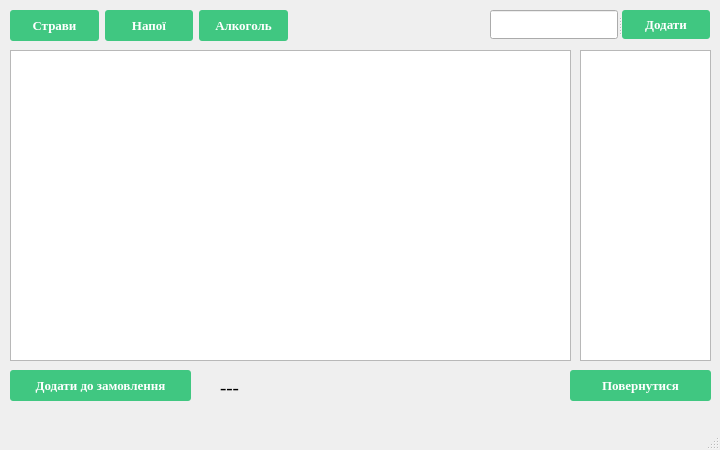
<?xml version="1.0" encoding="UTF-8"?>
<ui version="4.0">
 <class>AddToOrderForm</class>
 <widget class="QMainWindow" name="AddToOrderForm">
  <property name="windowModality">
   <enum>Qt::ApplicationModal</enum>
  </property>
  <property name="geometry">
   <rect>
    <x>0</x>
    <y>0</y>
    <width>720</width>
    <height>450</height>
   </rect>
  </property>
  <property name="sizePolicy">
   <sizepolicy hsizetype="Fixed" vsizetype="Fixed">
    <horstretch>0</horstretch>
    <verstretch>0</verstretch>
   </sizepolicy>
  </property>
  <property name="minimumSize">
   <size>
    <width>720</width>
    <height>450</height>
   </size>
  </property>
  <property name="maximumSize">
   <size>
    <width>720</width>
    <height>450</height>
   </size>
  </property>
  <property name="font">
   <font>
    <family>Times New Roman</family>
    <pointsize>10</pointsize>
   </font>
  </property>
  <property name="windowTitle">
   <string>AddToOrderForm</string>
  </property>
  <property name="windowIcon">
   <iconset resource="resource.qrc">
    <normaloff>:/res/img/cafe-server.gif</normaloff>:/res/img/cafe-server.gif</iconset>
  </property>
  <widget class="QWidget" name="centralwidget">
   <widget class="QPushButton" name="ReturnButton">
    <property name="geometry">
     <rect>
      <x>570</x>
      <y>370</y>
      <width>141</width>
      <height>31</height>
     </rect>
    </property>
    <property name="sizePolicy">
     <sizepolicy hsizetype="Maximum" vsizetype="Maximum">
      <horstretch>0</horstretch>
      <verstretch>0</verstretch>
     </sizepolicy>
    </property>
    <property name="font">
     <font>
      <weight>87</weight>
      <bold>true</bold>
      <underline>false</underline>
      <strikeout>false</strikeout>
     </font>
    </property>
    <property name="styleSheet">
     <string notr="true">QPushButton
{
    font-weight: 700;
  color: white;
  text-decoration: none;
  padding: .8em 1em calc(.8em + 3px);
  border-radius: 3px;
  background: rgb(64,199,129);
  box-shadow: 0 -3px rgb(53,167,110) inset;
  transition: 0.2s;
}

QPushButton:pressed
{
   background: rgb(33,147,90);
  box-shadow: 0 3px rgb(33,147,90) inset;
}

QPushButton:hover
{
   background: rgb(53, 167, 110);
}

QPushButton:focus {
    /*background-color: red;*/
}</string>
    </property>
    <property name="text">
     <string>Повернутися</string>
    </property>
   </widget>
   <widget class="QListWidget" name="listWidget">
    <property name="geometry">
     <rect>
      <x>10</x>
      <y>50</y>
      <width>561</width>
      <height>311</height>
     </rect>
    </property>
   </widget>
   <widget class="QPushButton" name="AddOrderButton">
    <property name="geometry">
     <rect>
      <x>10</x>
      <y>370</y>
      <width>181</width>
      <height>31</height>
     </rect>
    </property>
    <property name="sizePolicy">
     <sizepolicy hsizetype="Maximum" vsizetype="Maximum">
      <horstretch>0</horstretch>
      <verstretch>0</verstretch>
     </sizepolicy>
    </property>
    <property name="font">
     <font>
      <weight>87</weight>
      <bold>true</bold>
      <underline>false</underline>
      <strikeout>false</strikeout>
     </font>
    </property>
    <property name="styleSheet">
     <string notr="true">QPushButton
{
    font-weight: 700;
  color: white;
  text-decoration: none;
  padding: .8em 1em calc(.8em + 3px);
  border-radius: 3px;
  background: rgb(64,199,129);
  box-shadow: 0 -3px rgb(53,167,110) inset;
  transition: 0.2s;
}

QPushButton:pressed
{
   background: rgb(33,147,90);
  box-shadow: 0 3px rgb(33,147,90) inset;
}

QPushButton:hover
{
   background: rgb(53, 167, 110);
}

QPushButton:focus {
    /*background-color: red;*/
}</string>
    </property>
    <property name="text">
     <string>Додати до замовлення</string>
    </property>
   </widget>
   <widget class="QSplitter" name="splitter">
    <property name="geometry">
     <rect>
      <x>490</x>
      <y>10</y>
      <width>221</width>
      <height>29</height>
     </rect>
    </property>
    <property name="orientation">
     <enum>Qt::Horizontal</enum>
    </property>
    <widget class="QLineEdit" name="lineEdit">
     <property name="maximumSize">
      <size>
       <width>128</width>
       <height>16777215</height>
      </size>
     </property>
    </widget>
    <widget class="QPushButton" name="AddButton">
     <property name="sizePolicy">
      <sizepolicy hsizetype="Preferred" vsizetype="Preferred">
       <horstretch>0</horstretch>
       <verstretch>0</verstretch>
      </sizepolicy>
     </property>
     <property name="maximumSize">
      <size>
       <width>88</width>
       <height>16777215</height>
      </size>
     </property>
     <property name="font">
      <font>
       <weight>87</weight>
       <bold>true</bold>
       <underline>false</underline>
       <strikeout>false</strikeout>
      </font>
     </property>
     <property name="styleSheet">
      <string notr="true">QPushButton
{
    font-weight: 700;
  color: white;
  text-decoration: none;
  padding: .8em 1em calc(.8em + 3px);
  border-radius: 3px;
  background: rgb(64,199,129);
  box-shadow: 0 -3px rgb(53,167,110) inset;
  transition: 0.2s;
}

QPushButton:pressed
{
   background: rgb(33,147,90);
  box-shadow: 0 3px rgb(33,147,90) inset;
}

QPushButton:hover
{
   background: rgb(53, 167, 110);
}

QPushButton:focus {
    /*background-color: red;*/
}</string>
     </property>
     <property name="text">
      <string>Додати</string>
     </property>
    </widget>
   </widget>
   <widget class="QWidget" name="layoutWidget">
    <property name="geometry">
     <rect>
      <x>10</x>
      <y>10</y>
      <width>278</width>
      <height>31</height>
     </rect>
    </property>
    <layout class="QHBoxLayout" name="horizontalLayout">
     <item>
      <widget class="QPushButton" name="MenuDishButton">
       <property name="sizePolicy">
        <sizepolicy hsizetype="Preferred" vsizetype="Preferred">
         <horstretch>0</horstretch>
         <verstretch>0</verstretch>
        </sizepolicy>
       </property>
       <property name="font">
        <font>
         <weight>87</weight>
         <bold>true</bold>
         <underline>false</underline>
         <strikeout>false</strikeout>
        </font>
       </property>
       <property name="styleSheet">
        <string notr="true">QPushButton
{
    font-weight: 700;
  color: white;
  text-decoration: none;
  padding: .8em 1em calc(.8em + 3px);
  border-radius: 3px;
  background: rgb(64,199,129);
  box-shadow: 0 -3px rgb(53,167,110) inset;
  transition: 0.2s;
}

QPushButton:pressed
{
   background: rgb(33,147,90);
  box-shadow: 0 3px rgb(33,147,90) inset;
}

QPushButton:hover
{
   background: rgb(53, 167, 110);
}

QPushButton:focus {
    /*background-color: red;*/
}</string>
       </property>
       <property name="text">
        <string>Страви</string>
       </property>
      </widget>
     </item>
     <item>
      <widget class="QPushButton" name="MenuDrinkButton">
       <property name="sizePolicy">
        <sizepolicy hsizetype="Preferred" vsizetype="Preferred">
         <horstretch>0</horstretch>
         <verstretch>0</verstretch>
        </sizepolicy>
       </property>
       <property name="font">
        <font>
         <weight>87</weight>
         <bold>true</bold>
         <underline>false</underline>
         <strikeout>false</strikeout>
        </font>
       </property>
       <property name="styleSheet">
        <string notr="true">QPushButton
{
    font-weight: 700;
  color: white;
  text-decoration: none;
  padding: .8em 1em calc(.8em + 3px);
  border-radius: 3px;
  background: rgb(64,199,129);
  box-shadow: 0 -3px rgb(53,167,110) inset;
  transition: 0.2s;
}

QPushButton:pressed
{
   background: rgb(33,147,90);
  box-shadow: 0 3px rgb(33,147,90) inset;
}

QPushButton:hover
{
   background: rgb(53, 167, 110);
}

QPushButton:focus {
    /*background-color: red;*/
}</string>
       </property>
       <property name="text">
        <string>Напої</string>
       </property>
      </widget>
     </item>
     <item>
      <widget class="QPushButton" name="MenuAlcoDrinkButton">
       <property name="sizePolicy">
        <sizepolicy hsizetype="Preferred" vsizetype="Preferred">
         <horstretch>0</horstretch>
         <verstretch>0</verstretch>
        </sizepolicy>
       </property>
       <property name="font">
        <font>
         <weight>87</weight>
         <bold>true</bold>
         <underline>false</underline>
         <strikeout>false</strikeout>
        </font>
       </property>
       <property name="styleSheet">
        <string notr="true">QPushButton
{
    font-weight: 700;
  color: white;
  text-decoration: none;
  padding: .8em 1em calc(.8em + 3px);
  border-radius: 3px;
  background: rgb(64,199,129);
  box-shadow: 0 -3px rgb(53,167,110) inset;
  transition: 0.2s;
}

QPushButton:pressed
{
   background: rgb(33,147,90);
  box-shadow: 0 3px rgb(33,147,90) inset;
}

QPushButton:hover
{
   background: rgb(53, 167, 110);
}

QPushButton:focus {
    /*background-color: red;*/
}</string>
       </property>
       <property name="text">
        <string>Алкоголь</string>
       </property>
      </widget>
     </item>
    </layout>
   </widget>
   <widget class="QListWidget" name="TableList">
    <property name="geometry">
     <rect>
      <x>580</x>
      <y>50</y>
      <width>131</width>
      <height>311</height>
     </rect>
    </property>
    <property name="font">
     <font>
      <pointsize>9</pointsize>
     </font>
    </property>
   </widget>
   <widget class="QLabel" name="TableLabel">
    <property name="geometry">
     <rect>
      <x>220</x>
      <y>380</y>
      <width>261</width>
      <height>16</height>
     </rect>
    </property>
    <property name="font">
     <font>
      <pointsize>14</pointsize>
     </font>
    </property>
    <property name="text">
     <string>---</string>
    </property>
   </widget>
  </widget>
  <widget class="QMenuBar" name="menubar">
   <property name="geometry">
    <rect>
     <x>0</x>
     <y>0</y>
     <width>720</width>
     <height>21</height>
    </rect>
   </property>
  </widget>
  <widget class="QStatusBar" name="statusbar"/>
 </widget>
 <resources>
  <include location="resource.qrc"/>
 </resources>
 <connections/>
</ui>
